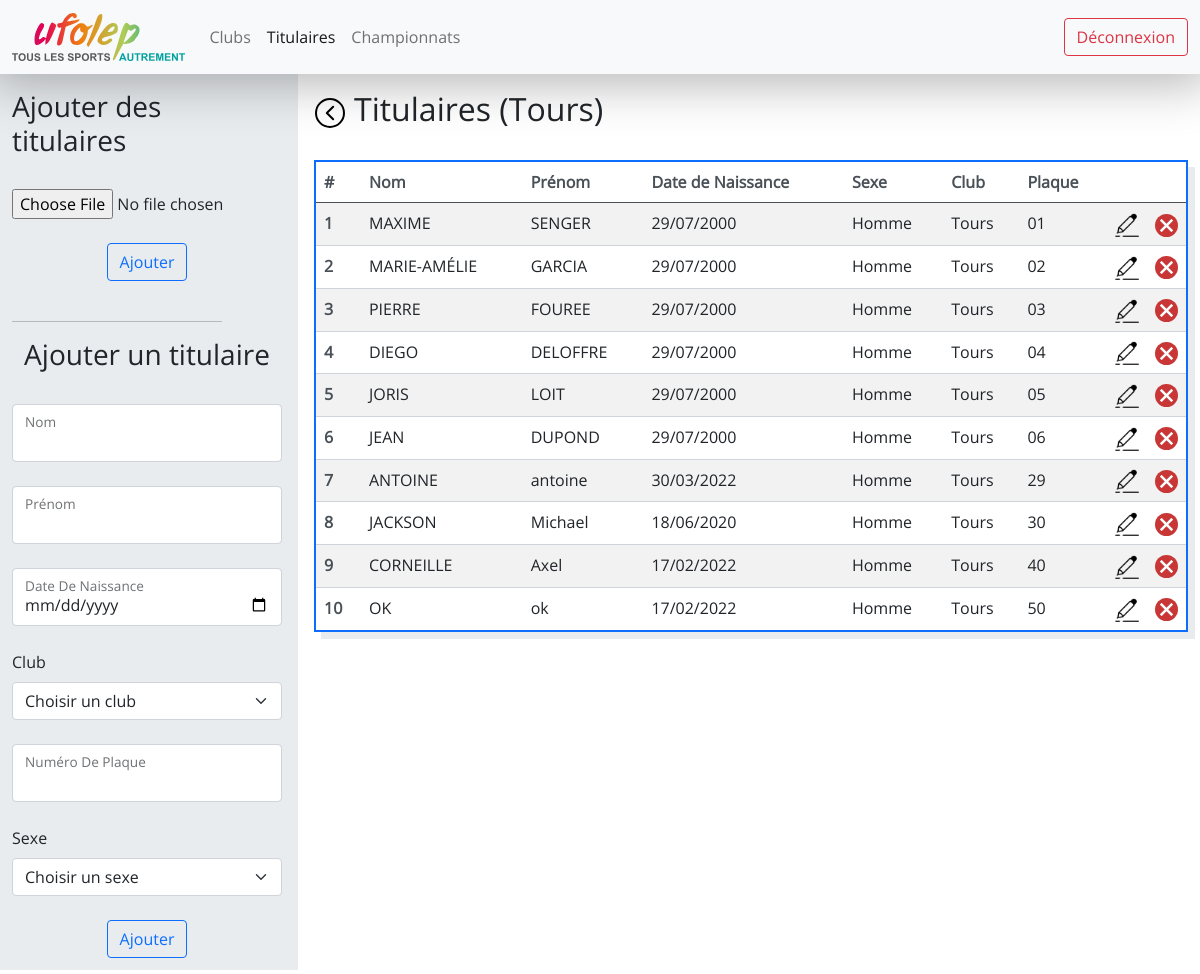
Page /titulaires/tours/ (signed in) on the committed database.
### website/models.py (models this page shows)
class Club(db.Model) :
    __tablename__ = "club"
    id = db.Column(db.Integer, primary_key=True)
    ville = db.Column(db.String(100), unique=True, nullable=False)
    initiales = db.Column(db.String(5), unique=True, nullable=False)
    titulaires = db.relationship('Titulaire', backref='club', lazy=True)
    etapes = db.relationship('Etape', cascade="all, delete-orphan",backref='club', lazy=True)

class Titulaire(db.Model) :
    __tablename__ = "titulaire"
    id = db.Column(db.Integer, primary_key=True)
    nom = db.Column(db.String(100), nullable=False)
    prenom = db.Column(db.String(100), nullable=False)
    date_naissance = db.Column(db.Date, nullable=False)
    numero_plaque = db.Column(db.String(2), nullable=False)
    club_id = db.Column(db.Integer, db.ForeignKey('club.id'), nullable=False)
    sexe_id = db.Column(db.Integer, db.ForeignKey('sexe.id'), nullable=False)
    manches = db.relationship('Participant_manche', cascade="all, delete-orphan",backref='titulaire_manche', lazy=True)
    races = db.relationship('Participant_race',cascade="all, delete-orphan",backref='titulaire_race', lazy=True)

class Sexe(db.Model) :
    __tablename__ = "sexe"
    id = db.Column(db.Integer, primary_key=True)
    denomination = db.Column(db.String(20), unique=True, nullable=False)
    titulaires = db.relationship('Titulaire', backref='sexe', lazy=True)

### website/views.py (the view)
@views.route('/titulaires/<club_ville>/')
@login_required
def titulaires_by_ville(club_ville) :
    club = Club.query.filter_by(ville=club_ville).first()
    titulaires = get_titulaires_dict(Titulaire.query.filter_by(club_id = club.id).all())
    clubs = Club.query.all()
    sexes = Sexe.query.all()
    return render_template("titulaires.html", title=club.ville[0].upper() + club.ville[1:], titulaires=titulaires, clubs=clubs, sexes=sexes)

### app.py (called while the page is built)
@app.teardown_appcontext
def shutdown_session(exception=None):
    db.session.remove()

### website/__init__.py (called while the page is built)
def create_app() :
    app = Flask(__name__)
    app.config["SECRET_KEY"] = "ti=his is a test"
    app.config['SQLALCHEMY_DATABASE_URI'] = 'sqlite:///database.db'
    app.config['SQLALCHEMY_TRACK_MODIFICATIONS'] = True
    db.init_app(app)
    login_manager = LoginManager()
    login_manager.login_view = "auth.login"
    login_manager.init_app(app)
    from .models import User
    @login_manager.user_loader
    def load_user(user_id) :
        return User.query.get(int(user_id))
    from .views import views
    from .auth import auth
    app.register_blueprint(views, url_prefix="/")
    app.register_blueprint(auth, url_prefix="/")
    db.create_all(app=app)
    return app

### website/views.py (called while the page is built)
def get_titulaires_dict(titulaires):
    to_return = []
    for titulaire in titulaires :
        club = Club.query.filter_by(id=titulaire.club_id).first()
        sexe = Sexe.query.filter_by(id=titulaire.sexe_id).first()
        to_return.append({
            "id": titulaire.id,
            "nom": titulaire.nom,
            "prenom": titulaire.prenom,
            "date_naissance": titulaire.date_naissance.strftime("%d/%m/%Y"),
            "club": club.ville[0].upper() + club.ville[1:],
            "sexe": sexe.denomination,
            "plaque": str(titulaire.numero_plaque),
        })
    return to_return

### website/templates/titulaires.html (shortened to what this page needs)
{% extends "logged.html" %}
{% block logged_css %}
<link
    href="{{ url_for('static', filename='titulaires.css') }}"
    rel="stylesheet"
>
{% endblock %}
{% block left_col %}
<form class="" method="POST" action="/add_titulaires/" enctype="multipart/form-data">
    <div class="title horizontal-flex mb-4">
        <h3>Ajouter des titulaires</h3>
    </div>
     <div class="form-floating mb-4">
        <input type="file" name="xls" accept=".xls">
     </div>
       <div class="horizontal-flex">
        <button type="submit" class="btn btn-outline-primary">Ajouter</button>
    </div>
    <br>
    <HR ALIGN=CENTER WIDTH="210">
</form>
<form class="" method="post">
    <div class="title horizontal-flex mb-4">
        <h3>Ajouter un titulaire</h3>
    </div>
    <div class="form-floating mb-4">
        <input type="text" class="form-control {% if name %}is-invalid{% endif %}" id="name" name="name">
        <label for="name">Nom</label>
    </div>
    <div class="form-floating mb-4">
        <input type="text" class="form-control {% if surname %}is-invalid{% endif %}" id="surname" name="surname">
        <label for="surname" class="form-label">Prénom</label>
    </div>
    <div class="form-floating mb-4">
        <input type="date" class="form-control {% if birthDate %}is-invalid{% endif %}" id="birthDate" name="birthDate">
        <label for="birthDate" class="form-label">Date De Naissance</label>
    </div>
    <div class="mb-4">
        <label for="club" class="form-label">Club</label>
        <select id="club" name="clubId" class="form-select {% if clubId %}is-invalid{% endif %}">
            <option value="none" selected>Choisir un club</option>
        </select>
    </div>
    <div class="form-floating mb-4">
        <input type="text" class="form-control {% if plaqueNb %}is-invalid{% endif %}" id="plaqueNb" name="plaqueNb">
        <label for="plaqueNb" class="form-label">Numéro De Plaque</label>
    </div>
    <div class="mb-4">
        <label for="sexe" class="form-label">Sexe</label>
        <select id="sexe" name="sexeId" class="form-select {% if sexeId %}is-invalid{% endif %}">
            <option value="none" selected>Choisir un sexe</option>
        </select>
    </div>
    <div class="horizontal-flex">
        <button type="submit" class="btn btn-outline-primary">Ajouter</button>
    </div>
</form>
{% endblock %}
{% block right_col %}
<div class="title mb-4">
    {% if title != "tous" %}
    <div class="center-flex me-2">
        <a href="{{ url_for('views.clubs') }}"><img class="back" src="{{ url_for('static', filename='back.svg') }}" alt="Retour"></a>
    </div>
    {% endif %}
    <h2>Titulaires ({{ title }})</h2>
</div>
<table class="table table-striped table-hover">
    <thead>
        <tr>
            <th scope="col">#</th>
            <th scope="col">Nom</th>
            <th scope="col">Prénom</th>
            <th scope="col">Date de Naissance</th>
            <th scope="col">Sexe</th>
            <th scope="col">Club</th>
            <th scope="col">Plaque</th>
            <th scope="col"></th>
            <th scope="col"></th>
        </tr>
    </thead>
    <tbody>
        {% for titulaire in titulaires %}
        <tr>
            <th scope="row">{{ loop.index }}</th>
            <td contenteditable="false">{{ titulaire.nom }}</td>
            <td contenteditable="false">{{ titulaire.prenom }}</td>
            <td> {{titulaire.date_naissance}} </td>
            <td contenteditable="false">{{ titulaire.sexe }}</td>
            <td contenteditable="false">{{ titulaire.club }}</td>
            <td contenteditable="false">{{ titulaire.plaque }}</td>
            <td class="img"><a class="p{{loop.index}}" onclick="showEditForm(event, {{ titulaire }})"><img src="{{ url_for('static', filename='edit.png') }}" alt="Modifier"></a></td>
            <td class="img"><a onclick="delete_titulaire(event, {{ titulaire.id }}, '{{ titulaire.nom }}', '{{ titulaire.prenom }}')"><img src="{{ url_for('static', filename='delete.svg') }}" alt="Supprimer"></a></td>
        </tr>
        {% endfor %}
    </tbody>
</table>
{% endblock %}

### website/static/main.css (style rules this page uses)
* { padding: 0; margin: 0; }
html, body { font-family: open-sans; overflow: hidden; }
select { font-family: open-sans; }
.center-flex { display: flex; align-items: center; justify-content: center; }
.horizontal-flex { display: flex; justify-content: center; }
img.back { height: 2rem; }
.table { box-shadow: 7px 7px 0 0 var(--bs-gray-200); border: 2px solid var(--bs-blue) !important; }
.table th { color: var(--bs-gray-700); border-color: var(--bs-gray-400); }
.table td { border-color: var(--bs-gray-400); }

### website/static/titulaires.css (style rules this page uses)
.title { display: flex; }
td.img { width: 2.5rem; cursor: pointer; }
td.img img { height: auto; max-width: 100%; }

### rows in the picture
Club: ville "Tours"
Titulaire: nom "MAXIME", prenom "SENGER", plaque "01"
Sexe: sexe "Homme" "Homme" "Homme" "Homme" "Homme" "Homme" "Homme" "Homme" "Homme" "Homme"
Titulaire: nom "MARIE-AMÉLIE", prenom "GARCIA", plaque "02"
Titulaire: nom "PIERRE", prenom "FOUREE", plaque "03"
Titulaire: nom "DIEGO", prenom "DELOFFRE", plaque "04"
Titulaire: nom "JORIS", prenom "LOIT", plaque "05"
Titulaire: nom "JEAN", prenom "DUPOND", plaque "06"
Titulaire: nom "ANTOINE", prenom "antoine", plaque "29"
Titulaire: nom "JACKSON", prenom "Michael", plaque "30"
Titulaire: nom "CORNEILLE", prenom "Axel", plaque "40"
Titulaire: nom "OK", prenom "ok", plaque "50"

### other values in the picture
{{ titulaire.date_naissance }} "29/07/2000" "29/07/2000" "29/07/2000" "29/07/2000" "29/07/2000" "29/07/2000" "30/03/2022" "18/06/2020" "17/02/2022" "17/02/2022"
{{ titulaire.club }} "Tours" "Tours" "Tours" "Tours" "Tours" "Tours" "Tours" "Tours" "Tours" "Tours"
